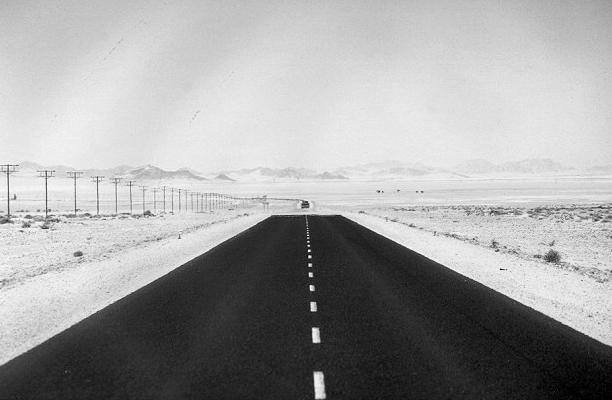
//> input picture HOUGH TRANSFORMATION FOR LINE/Images/road.jpg, 612 x 400 px
$ ./HoughTransformationRect Images/road.jpg 100   (built with g++ and OpenCV 4)
//> lines starting //> are read from the running program, lines starting //| are printed output that depends on the picture; after the words box and inside, x2 and y2 are one past the last pixel; in counts of white or black regions, pixels touching at a corner belong together
#include <cstdio>
#include <iostream>
#include <opencv2/opencv.hpp>

using namespace std;
using namespace cv;

Mat HoughTransformation(Mat src, Mat rst, int thr);

// L'input della funzione è praticamente l'immagine che contiene i contorni
// ottenuti attraverso l'algoritmo di edge detection (come ad esempio Canny).
// Poi l'immagine originale, ed il threshold con il quale confrontare gli
// elementi dello spazio dei parametri (matrice dei voti).
Mat HoughTransformation(Mat src, Mat rst, int thr) {
    // Dobbiamo dare una grandezza adeguata alla matrice dei voti per evitare
    // qualsiasi tipo di problematica e per permettere alla matrice di contenere
    // tutte le linee che vengono trovate. Quindi di solito, la grandezza massima R
    // viene calcolata moltiplicando il numero di righe o di colonne (in relazione a
    // quale sia il massimo) per la radice quadrata di 2.
    double R = max(src.rows, src.cols)*(sqrt(2));

    // RHO e THETA sono gli elementi che compongono le coordinate polari, che ricordiamo
    // sono ottenute con la relazione: RHO = X*sin(THETA) + Y*cos(THETA). Sappiamo che
    // un punto all'interno dell'immagine corrisponde ad una superficie all'interno dello
    // spazio dei parametri, quindi dei punti che appartengono alla stessa curva nello
    // spazio dell'immagine corrispondono a più superifici che in un determinato punto si
    // intersecano tra loro. Il fatto che utilizziamo appunto lo spazio di Hough per
    // trovare delle linee nelle immagini ci riporta ad un semplice problema di ricerca di
    // intersezioni tra queste superifici, e di conseguenza si riduce tutto alla ricerca di
    // massimi locali all'interno della matrice dei voti perchè quelli sicuramente identificano
    // una curva all'interno dello spazio immagine.
    // Utilizziamo delle coordinate polari perchè una classica retta è caratterizzata dalla
    // equazione y = mx+q, dove m è il coefficiente angolare della retta e q è la distanza della
    // stessa dal centro del piano. Questi valori però oscillano da +infinito e -infinito, il
    // che li rende poco pratici all'interno di un contesto discreto come quello di un'immafine
    // definita da una larghezza e lunghezza precisa.
    double rho;
    double theta;

    // Dobbiamo prima di tutto definire una matrice dei voti, che sono inizializzate a 0,
    // perchè le sue celle vengono incrementate ad ogni passaggio di una determinata
    // superficie, questo ci permette di trovare i massimi locali.
    Mat VotingMatrix = (Mat_<uchar>(R, 180));
    VotingMatrix = Mat::zeros(VotingMatrix.size(), CV_8U);

    // Si scorre tutta l'immagine originale per poter trovare dei punti salienti, ossia
    // dei punti relativi a dei bordi. Questi hanno valore maggiore di 250 dato che abbiamo
    // utilizzato Canny per poterli ottenere. Se ci troviamo in quel caso, allora dobbiamo
    // considerare in quel punto tutte quelle rette (grado per grado) che contengono quel
    // punto stesso, in modo tale da ottenere per quel punto tutta la superficie che lo
    // caratterizza all'interno dello spazio dei parametri.
    for(int i = 0; i < src.rows; i++) {
        for(int j = 0; j < src.cols; j++) {
            if(src.at<uchar>(i, j) > 250) {
                for(int x = 0; x < 180; x++) {
                    // Viene calcolato il parametro RHO con la formula esplicitata in
                    // precedenza, ed otteniamo in questo modo uno dei parametri delle
                    // coordinate polari.
                    rho = cvRound(j*cos((x)*(CV_PI/180)) + i*sin((x)*(CV_PI/180)));

                    // In seguito si va ad incrementare la specifica cella nella matrice
                    // dei voti nella posizione RHO e THETA. In quella cella passa la
                    // superficie che descrive il punto dell'immagine originale.
                    VotingMatrix.at<uchar>(rho, x)++;
                }
            }
        }
    }

    // Ottenuta la matrice dei voti, a questo punto la si deve
    // scorrere per poter andare a trovare quei punti che hanno
    // un valore uguale o maggiore del threshold, ossia della
    // soglia che abbiamo dato in input.
    for(int i = 0; i < VotingMatrix.rows; i++) {
        for(int j = 0; j < VotingMatrix.cols; j++) {
            if(VotingMatrix.at<uchar>(i, j) >= thr) {
                // Definiamo delle variabili per conservare il valore
                // di RHO ed il valore di THETA.
                double r = i;
                double t = j*(CV_PI/180);

                // Questi che abbiamo ottenuto sono i valori relativi alle
                // coordinate polari. In particolare l'ascissa la si ottiene
                // moltiplicando RHO per il coseno di THETA, viceversa
                // l'ordinata la si ottiene moltiplicando RHO per il seno di
                // THETA.
                int x = cvRound(r * cos(t));
                int y = cvRound(r * sin(t));

                // Degli oggetti di tipo Point sono definiti con dei parametri
                // (x, y) per ogni punto.
                Point P1, P2;

                // Nel primo punto andiamo a definire le coordinate cartesiane
                // relative ad esso.
                P1.x = cvRound(x + 1000 * -(sin(t)));
                P1.y = cvRound(y + 1000 * (cos(t)));

                // Facciamo lo stesso con il secondo punto.
                P2.x = cvRound(x - 1000 * -(sin(t)));
                P2.y = cvRound(y - 1000 * (cos(t)));

                // Alla fine si va a disegnare la linea passante per i due punti.
                // Infatti per poter disegnare una retta bastano due punti, perchè
                // per due punti passa una ed una sola retta.
                line(rst, P1, P2, Scalar(0, 0, 255), 1, LINE_AA);
            }
        }
    }

    // Alla fine si restituisce l'immagine finale con le linee disegnate.
    return rst;
}

int main(int argc, char *argv[]) {
    // Si prende in input da riga di comando l'immagine sulla quale
    // applicare l'algoritmo. Questa immagine originale viene clonata
    // in una nuova immagine sulla quale saranno disegnate le rette.
    String inputFile = argv[1];
    Mat inputImage = imread(inputFile, IMREAD_GRAYSCALE);
//> inputImage is the input picture: 400 rows x 612 cols, CV_8UC1; min 0, max 255, mean 160.9
    Mat clonedImage = inputImage.clone();

    // Si mostra l'immagine originale in una apposita finestra.
    namedWindow("Original Image", WINDOW_AUTOSIZE);
    imshow("Original Image", inputImage);

    // Per poter ottenere un risultato ottimale bisogna applicare un filtro
    // di smoothing all'immagine, come quello di Gauss, che in questo caso è
    // applicato con una maschera di dimensione 5x5 e con una deviazione 1.4.
    // Sul risultato del blurring applichiamo l'algoritmo di Canny per poter
    // trovare i contorni dell'immagine, facilitando il nostro algoritmo.
    Mat cannyImage = inputImage.clone();
    GaussianBlur(inputImage, inputImage, Size(5, 5), 1.4, 1.4);
    Canny(inputImage, cannyImage, 60, 160, 3);
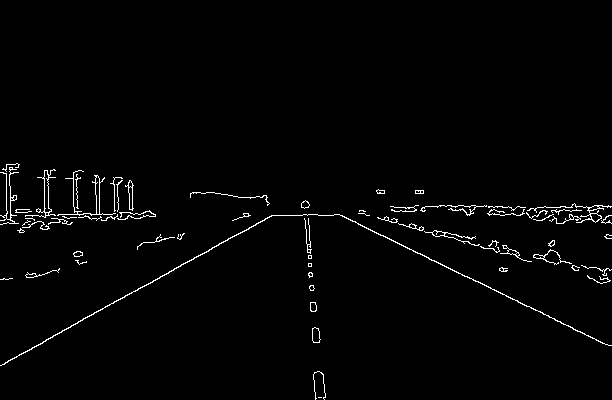
//> cannyImage: 400 rows x 612 cols, CV_8UC1; 1.7% white in thin lines or dots, all inside (x1, y1, x2, y2) = (0, 163, 612, 400)

    // L'immagine risultante dall'applicazione di Canny viene mostrata in
    // una finestra apposita.
    namedWindow("Canny Edge Detector Image", WINDOW_AUTOSIZE);
    imshow("Canny Edge Detector Image", cannyImage);

    // Alla fine si applica l'algoritmo di Hough per poter trovare le
    // rette all'interno dell'immagine derivata da Canny.
    int threshold = atoi(argv[2]);
    Mat resultImage = HoughTransformation(cannyImage, clonedImage, threshold);
//> after the loop in HoughTransformation, `for(int i = 0; i < src.rows; i++)`:
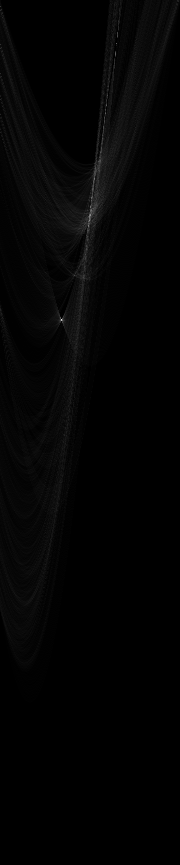
//> VotingMatrix: 865 rows x 180 cols, CV_8UC1; min 0, max 225, mean 3.6
//> after the loop in HoughTransformation, `for(int i = 0; i < src.rows; i++)`: rho = -317
//> after the loop in HoughTransformation, `for(int i = 0; i < VotingMatrix.rows; i++)`:
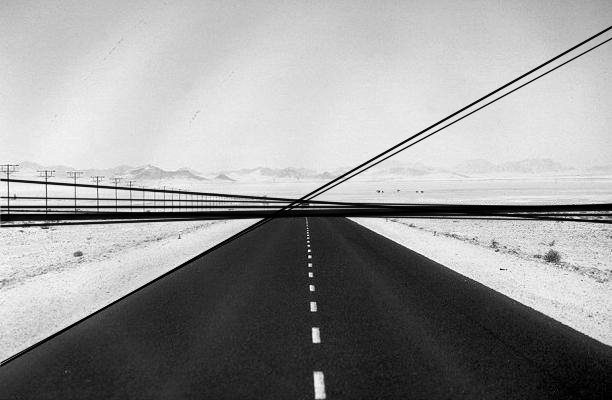
//> rst: 400 rows x 612 cols, CV_8UC1; 6.35% of pixels changed, all inside (x1, y1, x2, y2) = (0, 25, 612, 368)
//> cannyImage: 400 rows x 612 cols, CV_8UC1; 0.17% of pixels changed, all inside (x1, y1, x2, y2) = (26, 382, 612, 400)

    // Viene mostrato il risultato finale.
    namedWindow("Hough Transformation Image", WINDOW_AUTOSIZE);
    imshow("Hough Transformation Image", resultImage);

    waitKey(0);

    return 0;
}
